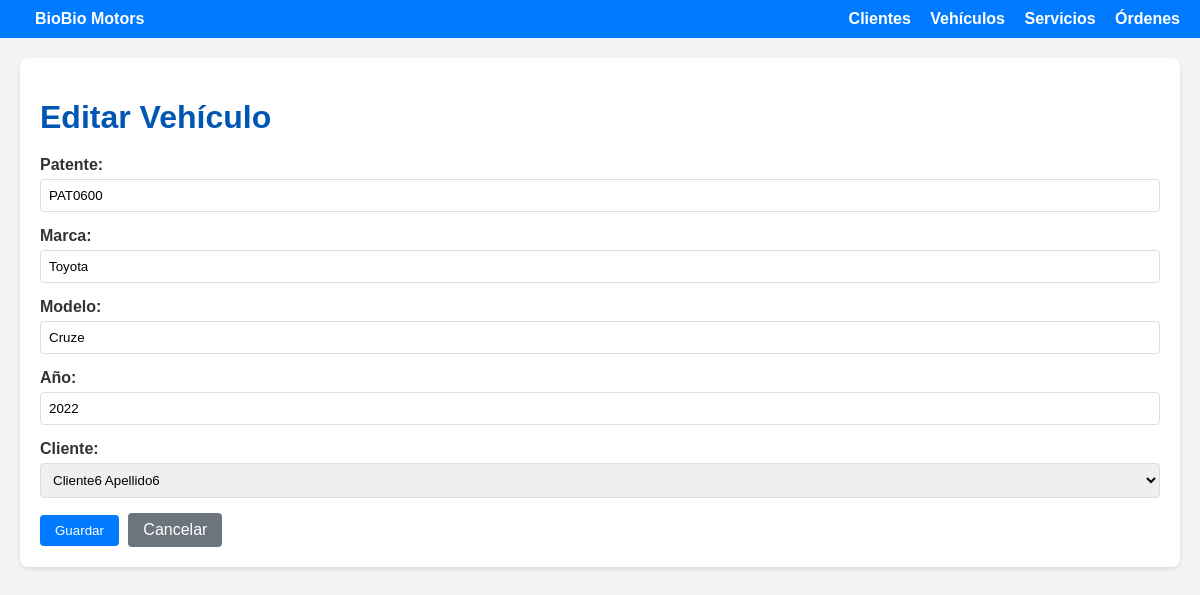
The page /gestion/vehiculos/6/edit/ on the database as committed earlier.
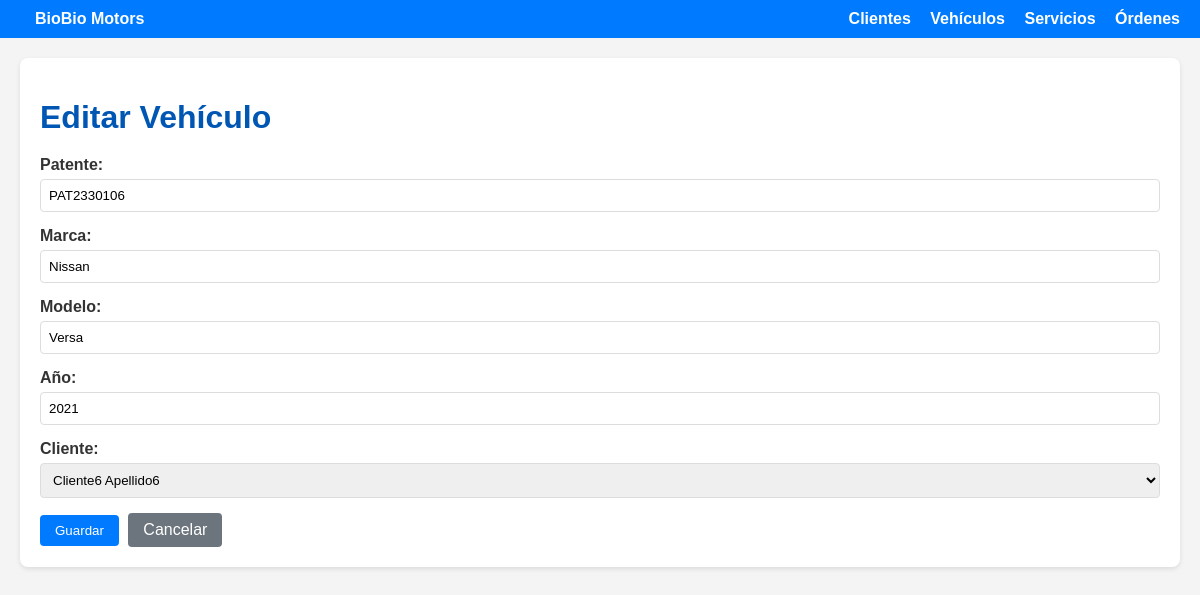
The same page on the database as committed later.
### gestion/models.py (models this page shows, shortened)
class Vehiculo(models.Model):
    patente = models.CharField(max_length=10, unique=True, verbose_name="Patente") # Patente única del vehículo
    marca = models.CharField(max_length=50, verbose_name="Marca") # Marca del vehículo
    modelo = models.CharField(max_length=50, verbose_name="Modelo") # Modelo del vehículo
    año = models.IntegerField(verbose_name="Año") # Año de fabricación del vehículo
    cliente = models.ForeignKey(
        Cliente,
        on_delete=models.CASCADE,
        related_name='vehiculos',
        verbose_name="Cliente"
    ) # Relación uno a muchos con el modelo Cliente
    class Meta:
        verbose_name = "Vehículo"
        verbose_name_plural = "Vehículos"
        ordering = ['patente'] # Ordenar vehículos por patente

### gestion/views.py (the view)
# urls.py: path('vehiculos/<int:pk>/edit/', views.vehiculo_update, name='vehiculo_update'), # Edita un vehículo existente por su ID
def vehiculo_update(request, pk):
    vehiculo = get_object_or_404(Vehiculo, pk=pk) # Obtiene el vehículo o devuelve un 404
    if request.method == 'POST':
        form = VehiculoForm(request.POST, instance=vehiculo) # Vincula el formulario con los datos POST y la instancia existente
        if form.is_valid():
            form.save()
            return redirect('vehiculo_list') # Redirige a la lista de vehículos después de actualizar
    else:
        form = VehiculoForm(instance=vehiculo) # Crea un formulario pre-rellenado para GET
    return render(request, 'gestion/vehiculo_form.html', {'form': form, 'titulo': 'Editar Vehículo'})

### gestion/forms.py
class VehiculoForm(forms.ModelForm):
    class Meta:
        model = Vehiculo
        fields = ['patente', 'marca', 'modelo', 'año', 'cliente']
        widgets = {
            'patente': forms.TextInput(attrs={'class': 'form-control'}),
            'marca': forms.TextInput(attrs={'class': 'form-control'}),
            'modelo': forms.TextInput(attrs={'class': 'form-control'}),
            'año': forms.NumberInput(attrs={'class': 'form-control'}),
            'cliente': forms.Select(attrs={'class': 'form-control'}),
        }

### gestion/models.py (called while the page is built)
    def __str__(self):
        return f"{self.nombre} {self.apellido}"

### gestion/templates/gestion/vehiculo_form.html (shortened to what this page needs)
{% extends 'gestion/base.html' %}
{% block content %}
    <h1>{{ titulo }}</h1>
    <form method="post">
        {% for field in form %}
            <div class="form-group">
                {{ field.label_tag }}
                {{ field }}
            </div>
        {% endfor %}
        <button type="submit" class="btn">Guardar</button>
        <a href="{% url 'vehiculo_list' %}" class="btn btn-secondary">Cancelar</a>
    </form>
{% endblock %}

Rows that differ between the two databases and show on the page:
changed Vehiculo "Cliente6 Apellido6": patente "PAT0600" → "PAT2330106"; marca "Toyota" → "Nissan"; modelo "Cruze" → "Versa"; año "2022" → "2021"
